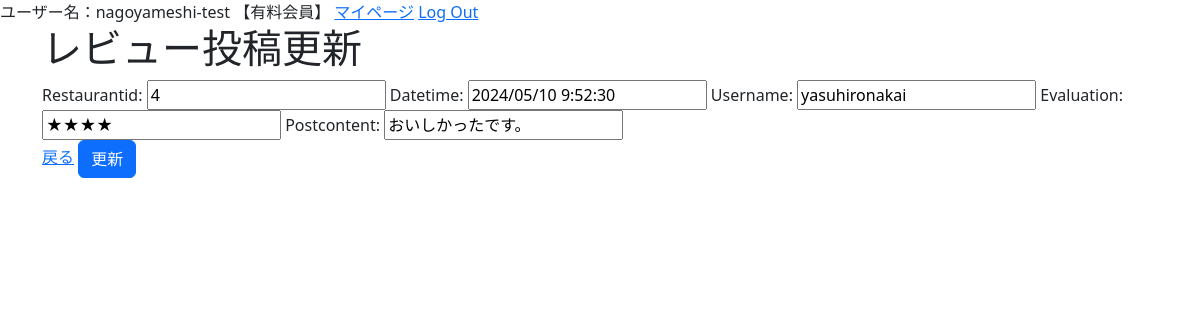
The page /main/reviewupdate/4 (signed in) on the database its author committed.
### accounts/models.py (models this page shows)
class CustomUser(AbstractUser):
    is_subscribed = models.BooleanField(default=False, verbose_name='有料会員')
    cord_number = models.CharField(max_length=200,verbose_name='カードNo',null=True,blank=True)
    date_of_expiry = models.CharField(max_length=200, verbose_name='有効期限',null=True,blank=True)
    security_key = models.CharField(max_length=200, verbose_name='セキュリティキー',null=True,blank=True)
    class Meta:
        verbose_name_plural = 'CustomUser'

### main/models.py (models this page shows, shortened)
class Review(models.Model):
    restaurantid =models.PositiveIntegerField(default=0)
    datetime = models.CharField(max_length=200)
    username = models.CharField(max_length=200)
    evaluation = models.CharField(max_length=10)
    postcontent = models.CharField(max_length=2000)

### main/views.py (the view, shortened to what this page needs)
# urls.py: path('main/reviewupdate/<int:pk>',views.ReviewUpdateView.as_view(), name="review_update"),
class ReviewUpdateView(UpdateView):
    model = Review
    fields = '__all__'
    template_name = 'main/Review_Update_form.html'
    def get_context_data(self, **kwargs):
        restaurantid = self.request.GET.get('restaurantid')
        context = super(ReviewUpdateView, self).get_context_data(**kwargs)
        context.update({
            'restaurantid': restaurantid,
        })
        return context

### main/templates/main/Review_Update_form.html (shortened to what this page needs)
{% extends "base.html" %}
{% load bootstrap %}
{% block content %}
<h1>レビュー投稿更新</h1>
<form method="post" enctype="multipart/form-data">
    {{ form|bootstrap }}
    <br>
    <a href="{% url 'review_list' review.id %}?restaurantid={{ review.restaurantid }}">戻る</a>
    <input type="submit" class="btn btn-primary" value="更新">
</form>
{% endblock %}

### main/templates/base.html (shortened to what this page needs)
<!DOCTYPE html>
<html lang="ja">
<head>
    <link href="https://cdn.jsdelivr.net/npm/bootstrap@5.3.0-alpha3/dist/css/bootstrap.min.css" rel="stylesheet">
</head>
<body>
    {% if user.is_authenticated %}
        <a>ユーザー名：{{ user.username }}</a>
        {% if user.is_subscribed %}
            <a>【有料会員】</a>
        {% else %}
            <a>【普通会員】</a>
        {% endif %}
        <a href="{% url 'mypage' %}">マイページ</a>
        <a href="{% url 'account_logout' %}">Log Out</a>
    {% else %}
        <a href="{% url 'account_login' %}">Log In</a>
        <a href="{% url 'account_signup' %}">Sign Up</a>
    {% endif %}
    <div class="container">
        {% block content %}{% endblock %}
    </div>
</body>
</html>

### rows shown on the page
CustomUser: username "nagoyameshi-test"
Review: restaurantid "4", datetime "2024/05/10 9:52:30", username "yasuhironakai", evaluation "★★★★", postcontent "おいしかったです。"
